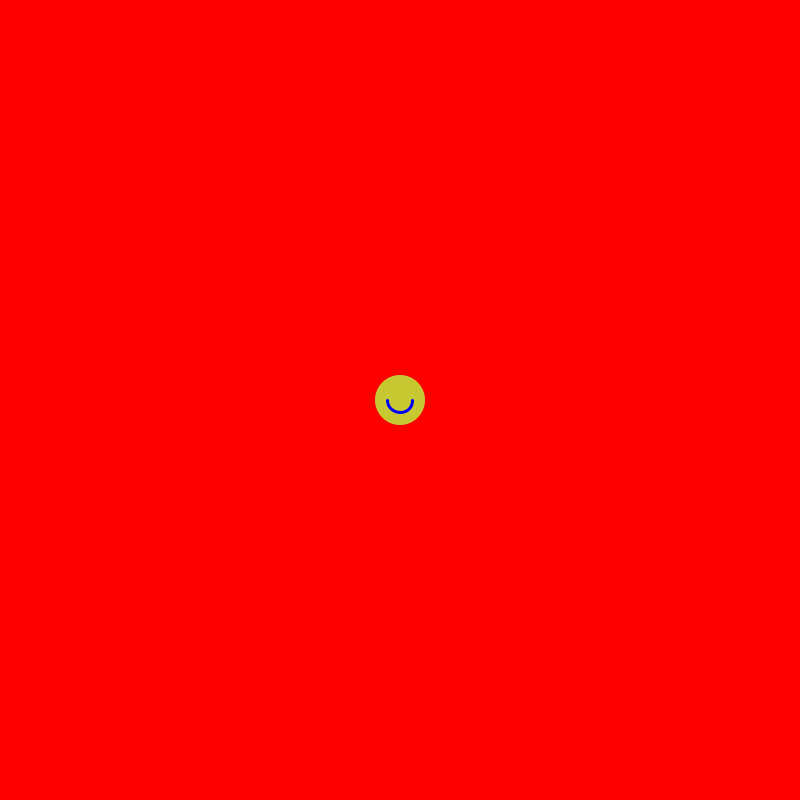
Frame 1 (no input)
Frame 60 (the mouse pressed at the canvas centre just before this capture): identical to frame 1, image omitted
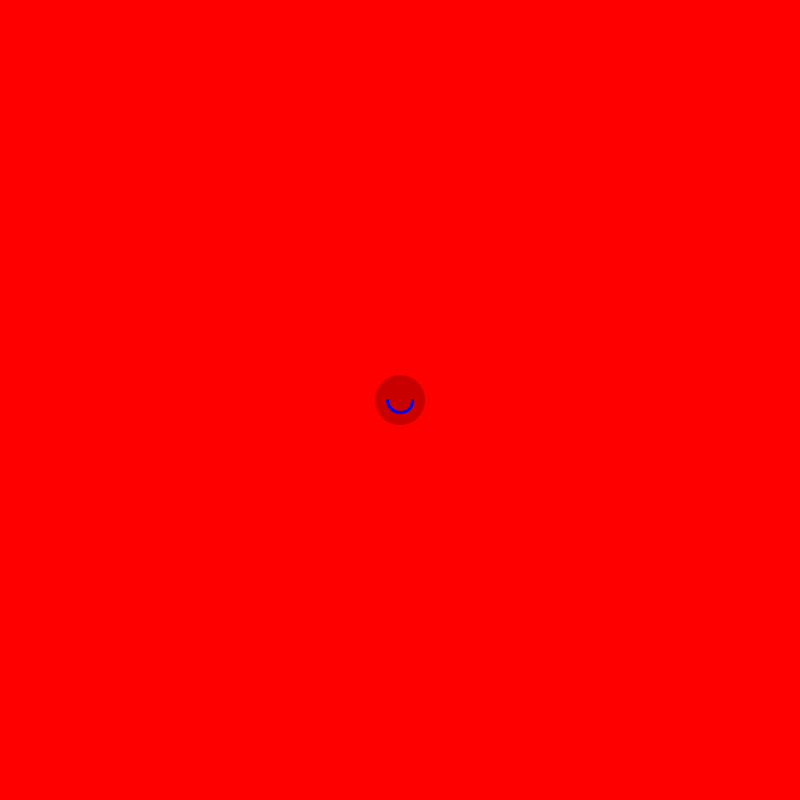
Frame 120 (the mouse held since frame 60 and released just before this capture)

The Processing sketch that drew these frames (run headless with seeded random() and noise(); from frame 60 on, the mouse is pressed at the canvas centre):

// Processing sketch: Agent
// ── Agent.pde
/*
 Small program for week 4 of COMP1050
 A agent moving around.
 Use it to practice merge conflicts.
 */

float x;
float y;
float xTarget;
float yTarget;
float dx = 0;
float dy = 0;
//Change the agent color here
color agentColor = color(200, 200, 50);

void setup() {
  size(800, 800);
  x = width/2;
  y = height/2;
  xTarget = x;
  yTarget = y;
}

void draw() {
  //Change the back ground color here
  background(255, 0, 0);

  // Compute direction towards target
  dx = constrain(xTarget - x, -2, 2);
  dy = constrain(yTarget - y, -2, 2);

  // Move towards target
  x = x + dx;
  y = y + dy;

  // Draw the agent
  noStroke();
  fill(agentColor);
  ellipse(x, y, 50, 50);
  
  //Change the mouth color here
  stroke(0, 0, 250);
  strokeWeight(3);
  arc(x,y,25, 25, 0, PI);
  //Add the eyes after this line
}

void mousePressed() {
  if (dist(x,y,mouseX,mouseY)<50) {  // mouseY is over the agent
    //Change the agent color here
    agentColor = color(200, 0, 0);
  } else {
    xTarget = mouseX; // set the target
    yTarget = mouseY;
  }
}

void mouseReleased() {
  //Change the agent color here
  agentColor=color(200, 200, 50);
}
